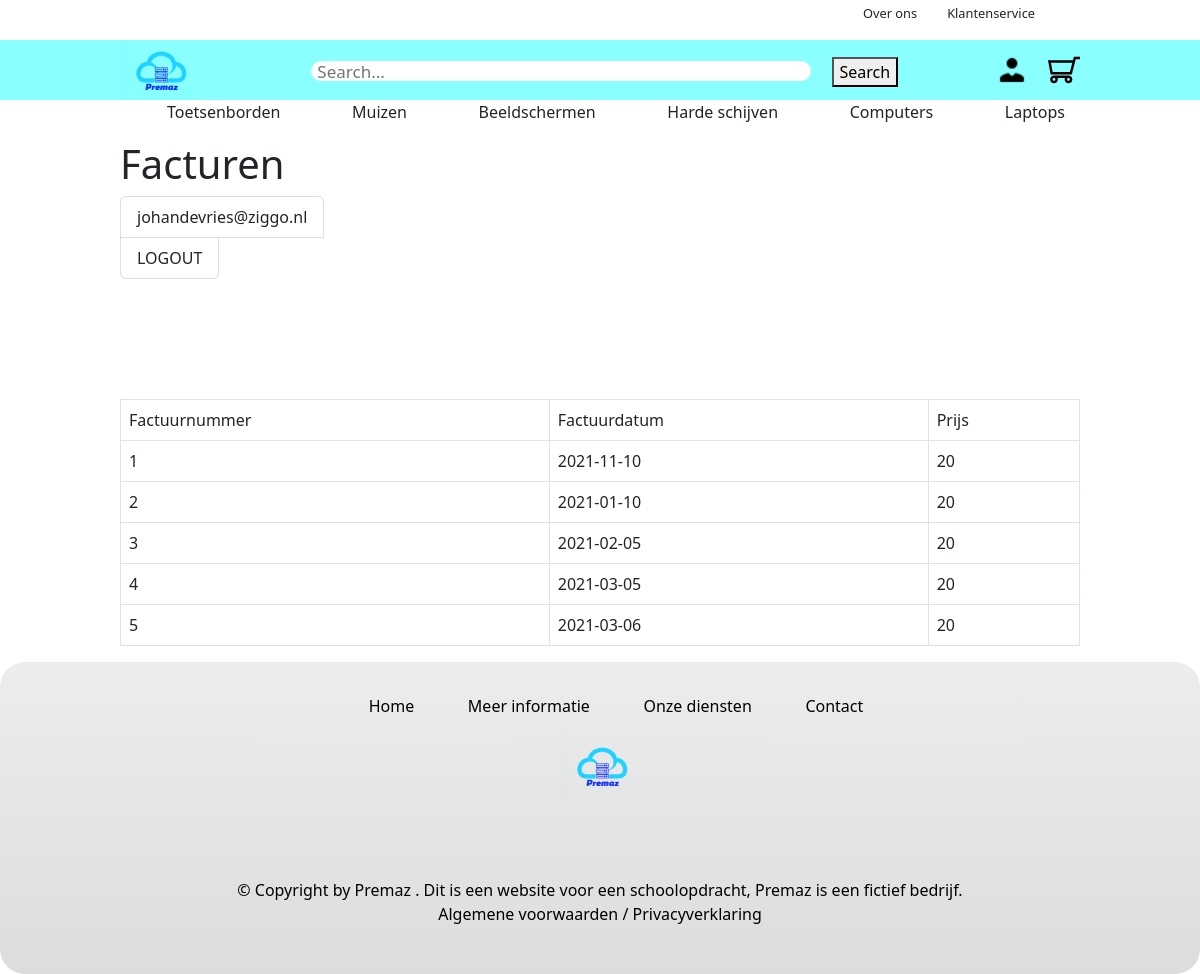
The app's page /webshop/view/customerInvoice.php (signed in) with its own data.
### tables this page shows
CREATE TABLE `Invoices` (
    `InvoiceNumber` INT NOT NULL AUTO_INCREMENT,
    `BA_BillingAddressID` INT NOT NULL,
    `OD_OrderNumber` INT NOT NULL,
    `VATNumber` VARCHAR(20),
    `InvoiceDate` DATE,
    CONSTRAINT `InvoicesPK`
        PRIMARY KEY(`InvoiceNumber`)
);

CREATE TABLE `Orders` (
    `OrderNumber` INT NOT NULL AUTO_INCREMENT,
    `SA_ShippingAddressID` INT NOT NULL,
    `CM_CustomerNumber` VARCHAR(8) NOT NULL,
    `SC_ShoppingCartID` INT NOT NULL,
    `OrderStatus` VARCHAR(20) NOT NULL,
    `OrderDate` DATE NOT NULL,
    `TotalPrice` FLOAT NOT NULL,
    CONSTRAINT `OrdersPK`
        PRIMARY KEY (`OrderNumber`)
);

### webshop/controller/customerController.php (called while the page is built, shortened)
<?php
require_once dirname(__FILE__) . "/../data/customerData.php";
class customerController implements ICrudController
{
    private $data;
    public function __construct()
    {
        $this->data = new customerData();
    }
    public function readByEmail($email)
    {
        return $this->data->getByEmail($email);
    }
}

### webshop/data/database.php (called while the page is built, shortened)
<?php
class database
{
    public function connect()
    {
        $this->servername = $_ENV["servername"];
        $this->username = $_ENV["username"];
        $this->password = $_ENV["password"];
        $this->dbname = $_ENV["dbname"];
        try {
            $conn = new PDO("mysql:host=$this->servername;dbname=$this->dbname", $this->username, $this->password);
            $conn->setAttribute(PDO::ATTR_ERRMODE, PDO::ERRMODE_EXCEPTION);
        } catch (PDOException $e) {
            echo "Connection failed: " . $e->getMessage();
        }
        return $conn;
    }
}

### webshop/data/customerData.php (called while the page is built, shortened)
<?php
require_once 'database.php';
require_once dirname(__FILE__) . '/../model/customerModel.php';
require_once 'accountData.php';
class customerData implements ICrudData
{
    private $db;
    private $accountData;
    public function __construct()
    {
        $this->db = new database();
        $this->accountData = new accountData();
    }
    public function getById($id)
    {
        $sql = "SELECT * FROM Customers WHERE CustomerNumber = :CustomerNumber;";
        $stmt = $this->db->connect()->prepare($sql);
        $stmt->execute(['CustomerNumber' => $id]);
        $customerArray = $stmt->fetchAll(PDO::FETCH_ASSOC);
        return $this->arrayToModelArray($customerArray);
    }
    public function getByEmail($email)
    {
        $sql = "SELECT * FROM Customers WHERE AC_Email = :Email;";
        $stmt = $this->db->connect()->prepare($sql);
        $stmt->execute(['Email' => $email]);
        $customerArray = $stmt->fetchAll(PDO::FETCH_ASSOC);
        return $this->arrayToModelArray($customerArray);
    }
    public function arrayToModelArray($object)
    {
        $customerArray = [];
        foreach ($object as $customer) {
            $customerArray[] = new customerModel(
                $customer['CustomerNumber'],
                $this->accountData->getById($customer['AC_Email'])[0],
                $customer['FirstName'],
                $customer['LastName'],
                $customer['PhoneNumber']
            );
        }
        return $customerArray;
    }
}

### webshop/data/accountData.php (called while the page is built, shortened)
<?php
require_once 'database.php';
class accountData implements ICrudData
{
    private $db;
    public function __construct()
    {
        $this->db = new database();
    }
    public function getById($id)
    {
        $sql = "SELECT * FROM Accounts WHERE Email = :Email";
        $stmt = $this->db->connect()->prepare($sql);
        $stmt->execute(['Email' => $id]);
        $account = $stmt->fetchAll(PDO::FETCH_ASSOC);
        return $this->arrayToModelArray($account);
    }
    public function arrayToModelArray($object)
    {
        $accountArray = [];
        foreach ($object as $account) {
            $accountArray[] = new accountModel($account['Email'], $account['Password'], $account['Role']);
        }
        return $accountArray;
    }
}

### webshop/model/customerModel.php (called while the page is built, shortened)
<?php
class customerModel
{
    private $customerNumber;
    public function __construct($customerNumber, accountModel $account, $firstName, $lastName, $phoneNumber)
    {
        $this->customerNumber = $customerNumber;
    }
    public function getCustomerNumber()
    {
        return $this->customerNumber;
    }
}

### webshop/controller/billingAddressController.php (called while the page is built, shortened)
<?php
require_once "../data/billingAddressData.php";
class billingAddressController implements ICrudController
{
    private $data;
    public function __construct()
    {
        $this->data = new billingAddressData();
    }
    public function readCustomerNumber($customerNumber)
    {
        return $this->data->getByCustomerNumber($customerNumber);
    }
}

### webshop/data/billingAddressData.php (called while the page is built, shortened)
<?php
require_once "customerData.php";
class billingAddressData implements ICrudData
{
    private $db;
    private $customerData;
    public function __construct()
    {
        $this->db = new database();
        $this->customerData = new customerData();
    }
    public function getById($id)
    {
        $sql = "SELECT * FROM BillingAddress WHERE BillingAddressID = :BillingAddressID;";
        $stmt = $this->db->connect()->prepare($sql);
        $stmt->execute(['BillingAddressID' => $id]);
        $billingArray = $stmt->fetchAll(PDO::FETCH_ASSOC);
        return $this->arrayToModelArray($billingArray);
    }
    public function getByCustomerNumber($customerNumber)
    {
        $sql = "SELECT * FROM BillingAddress WHERE CM_CustomerNumber = :CustomerNumber;";
        $stmt = $this->db->connect()->prepare($sql);
        $stmt->execute(['CustomerNumber' => $customerNumber]);
        $billingArray = $stmt->fetchAll(PDO::FETCH_ASSOC);
        return $this->arrayToModelArray($billingArray);
    }
    public function arrayToModelArray($object)
    {
        $baArray = [];
        foreach ($object as $address) {
            $baArray[] = new billingAddressModel(
                $address['BillingAddressID'],
                $this->customerData->getById($address['CM_CustomerNumber'])[0],
                $address['Street'],
                $address['HouseNumber'],
                $address['PostalCode'],
                $address['City'],
                $address['Country']
            );
        }
        return $baArray;
    }
}

### webshop/view/customerInvoice.php (the view, shortened to what this page needs)
<!DOCTYPE html>
<html lang="en">
<head>
    <link rel="stylesheet" href="css/bootstrap.css">
    <link rel="stylesheet" href="css/webshop-2.css" />
    <link rel="stylesheet" href="css/footer.css" />
</head>
<body>
    <?php
    include_once "header.php";
    ?>
    <div class="margin-left margin-right">
    <h1>Facturen</h1>
    <?php
    if (isset($_SESSION["email"])) {
        $email = $_SESSION["email"];
        echo "<div class='list-group align-items-start'>";
        echo "<a href='account.php' class='list-group-item '>$email</a>";
        echo "<a href='../includes/logout.inc.php' class='list-group-item'>LOGOUT</a>";
        echo "</div>";
    } else {
        echo "<li><a href='signup.php'>SIGN UP</a></li>";
        echo "<li><a href='login.php'>Login</a></li>";
    }
    require_once "../controller/billingAddressController.php";
    require_once "../controller/customerController.php";
    $invoiceController = new invoiceController;
    $baController = new billingAddressController;
    $customerController = new customerController;
    $customer = $customerController->readByEmail($_SESSION["email"]);
    $customerNumber = $customer[0]->getCustomerNumber();
    $ba = $baController->readCustomerNumber($customerNumber);
    $baID = $ba[0]->getBillingAddressID();
    $invoices = $invoiceController->readByBillingAddressID($baID);
    if (empty($invoices)) {
        echo "Geen facturen beschikbaar";
    } else { ?>
        <table class="table table-hover table-bordered">
            <thead>
                <tr>
                    <td>Factuurnummer</td>
                    <td>Factuurdatum</td>
                    <td>Prijs</td>
                </tr>
            </thead>
            <tbody>
            <?php
            foreach ($invoices as $invoice) {
                $invoiceNumber = $invoice->getInvoiceNumber();
                $invoiceDate = $invoice->getInvoiceDate();
                $price = $invoice->getOrder()->getTotalPrice();
                echo "<br>";
                echo "<tr>";
                echo "<td>$invoiceNumber</td>";
                echo "<td>$invoiceDate</td>";
                echo "<td>$price</td>";
                echo "</tr>";
            }
        }
            ?>
            </tbody>
        </table>
    </div>
        <?php
        include_once "footer.php";
        ?>
</body>
</html>

### webshop/view/css/webshop-2.css (style rules this page uses)
:root { background-image: linear-gradient(#96a3a542, #76b5c442); font-family: "Poppins", sans-serif; --margin-left: 10%; --margin-right: 10%; }
.margin-left { margin-left: var(--margin-left); }
.margin-right { margin-right: var(--margin-right); }

### records on screen
invoices: InvoiceNumber "1", OD_OrderNumber.OrderDate "2021-11-10", OD_OrderNumber.TotalPrice "20"
invoices: InvoiceNumber "2", OD_OrderNumber.OrderDate "2021-01-10", OD_OrderNumber.TotalPrice "20"
invoices: InvoiceNumber "3", OD_OrderNumber.OrderDate "2021-02-05", OD_OrderNumber.TotalPrice "20"
invoices: InvoiceNumber "4", OD_OrderNumber.OrderDate "2021-03-05", OD_OrderNumber.TotalPrice "20"
invoices: InvoiceNumber "5", OD_OrderNumber.OrderDate "2021-03-06", OD_OrderNumber.TotalPrice "20"

### other values on screen
$email "johandevries@ziggo.nl"
